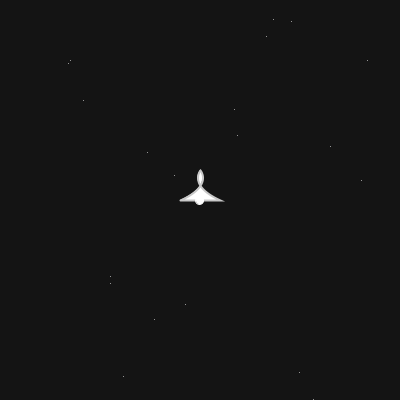
Frame 1 (no input)
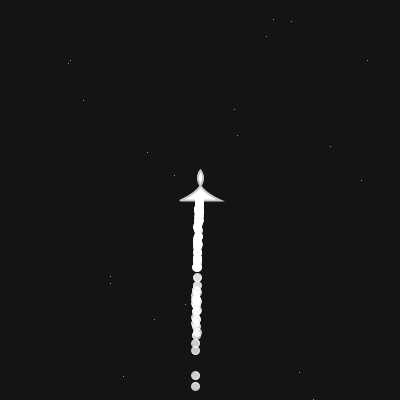
Frame 60 (the mouse pressed at the canvas centre just before this capture)
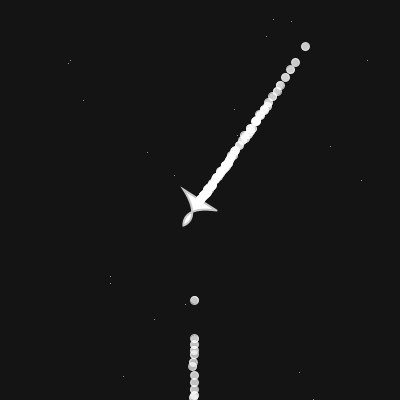
Frame 120 (the mouse held since frame 60 and released just before this capture)

The Processing sketch that drew these frames (run headless with seeded random() and noise(); from frame 60 on, the mouse is pressed at the canvas centre):

// Processing sketch: ship_particles
// ── ship_particles.pde
Spaceship shipA, shipB;

void setup() {
  size(400, 400);
  shipA = new Spaceship();
  //shipB = new Spaceship('a'); // accel with key 'a'
}

void draw() {
  drawBg();
  shipA.move();
  shipA.draw();
  //shipB.move();
  //shipB.draw();
}

void drawBg() {
  background(20);
  stroke(200);  
  randomSeed(42); // pseudo random number generation
  for (int i = 0; i < 20; i++) {
    float pointX = random(width); // X: 0 ... width
    float pointY = random(height); // Y: 0... height
    point(pointX, pointY);
  }
}

void collide (Spaceship a, Spaceship b) {
  
}

// ── Particle.pde
// A simple Particle class

class Particle {
  PVector position;
  PVector velocity;
  PVector acceleration;
  float lifespan;

  Particle(PVector l, float a) {
    randomSeed(frameCount); // pseudo random number generation
    acceleration = new PVector(0, 0.05);
    velocity = new PVector(random(-3, 1), random(0, 2));
    //println(a);
    acceleration.rotate(a);
    velocity.rotate(a);
    position = l.copy();
    lifespan = 255.0;
  }

  void run() {
    update();
    display();
  }

  // Method to update position
  void update() {
    velocity.add(acceleration);
    position.add(velocity);
    lifespan -= 1.0;
  }

  // Method to display
  void display() {
    strokeWeight(1);
    stroke(255, lifespan);
    fill(255, lifespan);
    ellipse(position.x, position.y, 8, 8);
  }

  // Is the particle still useful?
  boolean isDead() {
    if (lifespan < 0.0) {
      return true;
    } else {
      return false;
    }
  }
}

// ── ParticleSystem.pde
// A class to describe a group of Particles
// An ArrayList is used to manage the list of Particles 

class ParticleSystem {
  ArrayList<Particle> particles;
  PVector origin;
  float angle;

  ParticleSystem(PVector position) {
    origin = position.copy();
    particles = new ArrayList<Particle>();
  }

  void addParticle() {
    particles.add(new Particle(origin, angle));
  }

  void run() {
    for (int i = particles.size()-1; i >= 0; i--) {
      Particle p = particles.get(i);
      p.run();
      if (p.isDead()) {
        particles.remove(i);
      }
    }
  }
  
  void move(float x, float y, float _angle) {
    origin.set(x, y);
    angle = _angle;
  }
}

// ── Spaceship.pde
class Spaceship {
  float x, y, angle, speed;
  char accelKey;
  ParticleSystem ps;

  Spaceship() {
    x = width/2;
    y = height/2;
    accelKey = ' ';
    ps = new ParticleSystem(new PVector(x, y));
  }
  
  Spaceship(char _k) {
    x = width/2;
    y = height/2;
    accelKey = _k;
    ps = new ParticleSystem(new PVector(x, y));
  }

  void move() {
    setSpeed();

    float angleDiff = (mouseX - pmouseX) / 20.;
    // int division:   15 / 20  = 0
    // float division: 15 / 20. = 0.75
    println(angleDiff);
    angle += angleDiff;

    x += sin(angle) * speed;
    y -= cos(angle) * speed;

    // screen edges
    if (x > width) x = 0;
    if (x < 0) x = width;
    if (y > height) y = 0;
    if (y < 0) y = height;
  }

  void setSpeed() {
    if (keyPressed) {
      if (key == accelKey) {
        speed = 2.;
      }
    } else if (speed > 0) {
      speed -= 0.03;
    }
  }

  void draw() {
    fill(255);
    strokeWeight(2);
    pushMatrix();
    translate(x, y);
    rotate(angle);
    scale( pulseShip() );
    beginShape();
    vertex(-20, 0);
    bezierVertex(13, -15, 0, -30, 0, -30);
    bezierVertex(0, -30, -13, -15, 20, 0);
    vertex(-20, 0);
    endShape();
    popMatrix();
    ps.move(x, y, angle);
    ps.addParticle();
    ps.run();
  }

  float pulseShip() {
    float shipScale = 1.;
    shipScale += sin(frameCount) / 10. * speed;
    return shipScale;
  }
}
